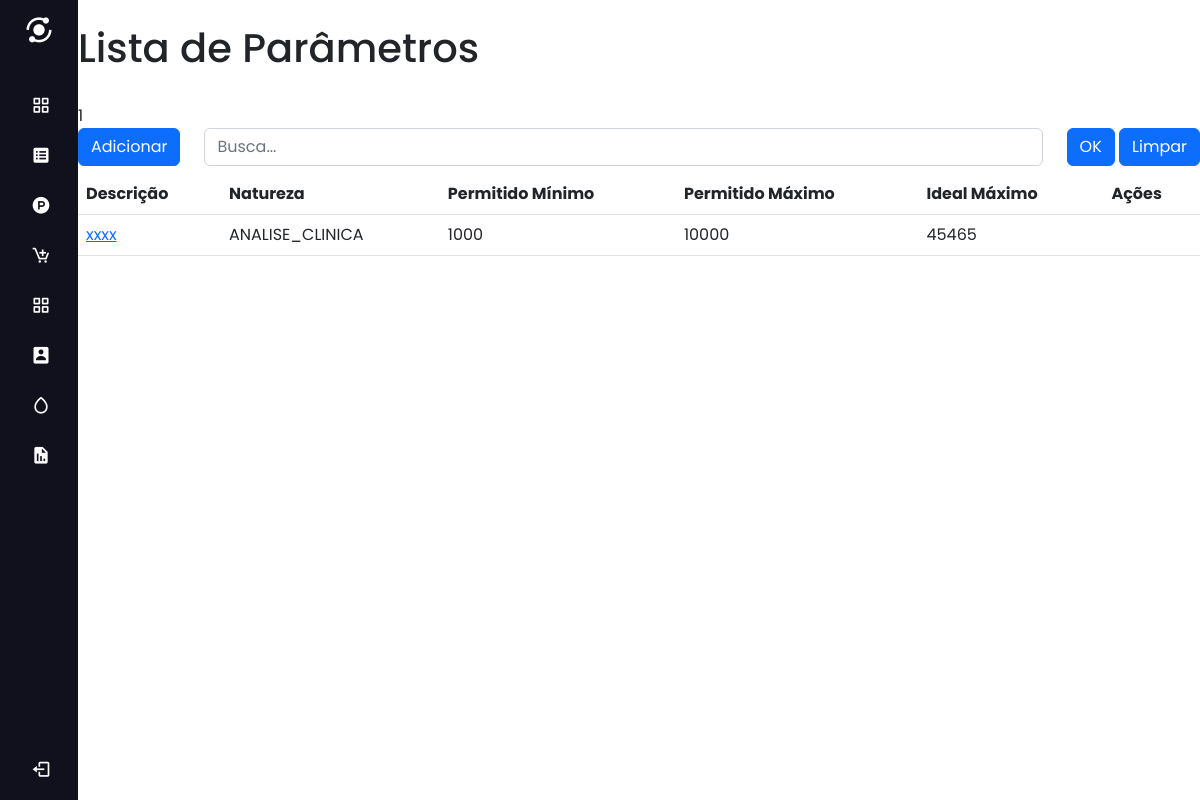
Page /parametros/ on the committed database.
### apps/parametros/models.py (models this page shows)
class Parametro(models.Model):
    descricao = models.CharField('Descrição', max_length=20)
    natureza = models.CharField('Natureza', max_length=20, choices=TIPOS_NATUREZA)
    un_medida = models.CharField('Unidade de Medida', max_length=12, choices=TIPOS_UNIDADE)
    permitido_min = models.IntegerField('Permitido Min.')
    permitido_max = models.IntegerField('Permitido Max.')
    ideal_max = models.IntegerField('Ideal Max.')
    ativo = models.BooleanField('Ativo', max_length=1)
    def __str__(self):
        return self.descricao

### apps/parametros/views.py (the view)
# urls.py: path('', ParametroList.as_view(), name='list_parametro'),
class ParametroList(ListView):
    model = Parametro
    template_name = 'parametro_list.html'
    def get_queryset(self):
        termo_pesquisa = super(ParametroList, self).get_queryset()
        search = self.request.GET.get('search')
        if search:
            return termo_pesquisa.filter(
                Q(descricao__icontains=search)|
                Q(natureza__icontains=search)
            )
        else:
            return termo_pesquisa

### apps/parametros/templates/parametro_list.html (shortened to what this page needs)
{% extends 'base.html' %}
{% block content %}
{% include 'navbar.html' %}
<br>
  <h1>Lista de Parâmetros</h1>
<br>
  <span class="pull-right">{{ object_list.count }}</span>
  <div class="row">
          <div class="col-md-auto">
            <a class="btn btn-primary" href="{% url 'create_parametro' %}">
              Adicionar
            </a>
          </div>
          <div class="col">
            <form action="." method="GET">
              <div class="row">
                <div class="col p-ari-5">
                  <input name="search" class="form-control mb-2" type="text" placeholder="Busca..." />
                </div>
                <div class="col-auto">
                  <button class="btn btn-primary mb-2" type="submit">OK</button>
                  <button class="btn btn-primary mb-2">Limpar</button>
                </div>
              </div>
            </form>
          </div>
        </div>
  <table class="table">
    <thead>
      <tr>
        <th>Descrição</th>
        <th>Natureza</th>
        <th>Permitido Mínimo</th>
        <th>Permitido Máximo</th>
        <th>Ideal Máximo</th>
        <th>Ações</th>
      </tr>
    </thead>
    <tbody>
      {% for parametro in object_list %}
        <tr>
          <td>
            <a href="">{{ parametro }}</a>
          </td>
          <td>{{ parametro.natureza }}</td>
          <td>{{ parametro.permitido_min }}</td>
          <td>{{ parametro.permitido_max }}</td>
          <td>{{ parametro.ideal_max }}</td>
           <td>
            <a href="{% url 'del_parametro' parametro.id %}" style="padding-left: 7px">
            </a>
          </td>
         </tr>
      {% endfor %}
    </tbody>
  </table>
{% endblock %}

### static/css/style_navbar.css (style rules this page uses)
* { margin: 0; padding: 0; font-family: "Poppins", sans-serif; }
.home-section .home-content .bx-menu, { margin: 0 15px; cursor: pointer; }

### rows in the picture
Parametro: descricao "xxxx", natureza "ANALISE_CLINICA", permitido_min "1000", permitido_max "10000", ideal_max "45465"

### other values in the picture
{{ object_list.count }} "1"
